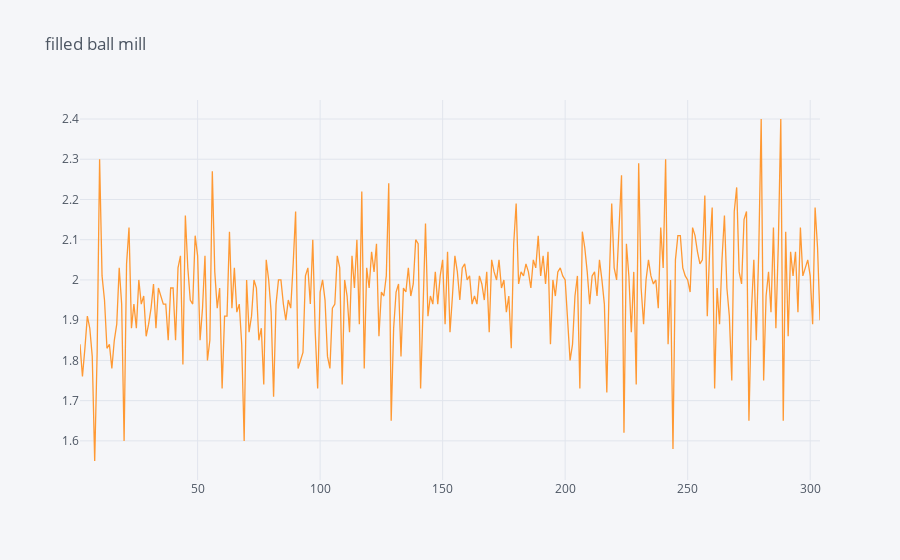

The notebook cell saved with this chart:
### Code cell
data3_new.iplot(kind='line',
 x="Unnamed: 5", y="Unnamed: 4", title="filled ball mill")

### Figure 1 — Plotly figure (JSON) as saved in the notebook; plotly's stock layout.template omitted (floating-point values rounded to 4 significant figures; data arrays with more than 128 entries replaced by an {"elided": "..."} marker saying what was removed)
{"data": [{"line": {"color": "rgba(255, 153, 51, 1.0)", "dash": "solid", "shape": "linear", "width": 1.3}, "mode": "lines", "name": "Unnamed: 4", "text": "", "type": "scatter", "x": {"elided": "303 int values"}, "y": {"elided": "303 float values"}}], "layout": {"legend": {"bgcolor": "#F5F6F9", "font": {"color": "#4D5663"}}, "paper_bgcolor": "#F5F6F9", "plot_bgcolor": "#F5F6F9", "title": {"font": {"color": "#4D5663"}, "text": "filled ball mill"}, "xaxis": {"gridcolor": "#E1E5ED", "showgrid": true, "tickfont": {"color": "#4D5663"}, "title": {"font": {"color": "#4D5663"}, "text": ""}, "zerolinecolor": "#E1E5ED"}, "yaxis": {"gridcolor": "#E1E5ED", "showgrid": true, "tickfont": {"color": "#4D5663"}, "title": {"font": {"color": "#4D5663"}, "text": ""}, "zerolinecolor": "#E1E5ED"}}}
